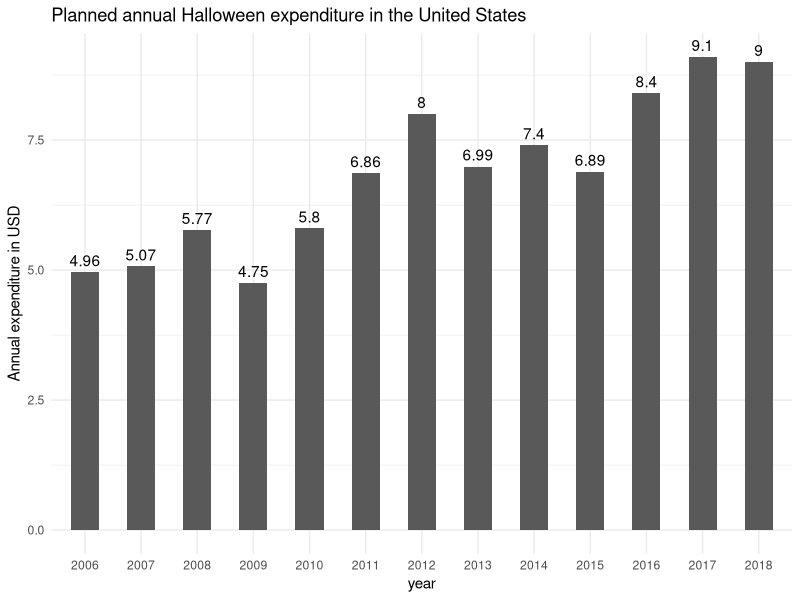
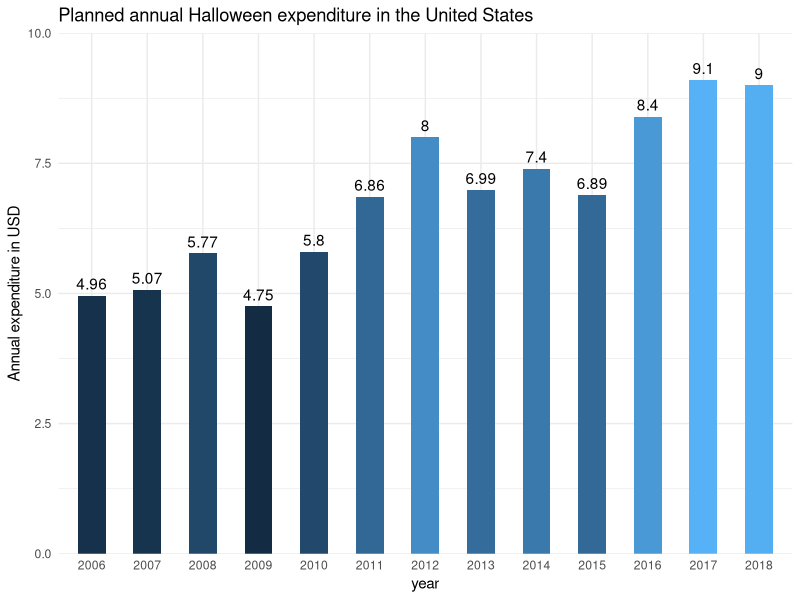

Write R code to recreate these figures, in order.
## ---- chunk 1
knitr::opts_chunk$set(
  echo = TRUE,
  cache = FALSE)

## ---- chunk 2
library(ggplot2)

df = data.frame( year = as.factor(seq(2006, 2018, 1)),
                 expen = as.numeric(c(4.96, 5.07, 5.77, 4.75, 5.8, 6.86, 8, 6.99, 7.4, 6.89, 8.4, 9.1, 9)))

ggplot(data = df, aes(x = year, y = expen, label = expen))+
  geom_bar(stat= "identity", width = 0.5) +
  geom_text(position = 'identity', stat = 'identity', vjust = -0.5) +
  theme_minimal() +
  labs(title="Planned annual Halloween expenditure in the United States") +
  ylab("Annual expenditure in USD") +
  theme(legend.position="none")

## ---- chunk 3

ggplot(data = df, aes(x = year, y = expen, label = expen))+
  geom_bar(stat= "identity", aes(fill = expen), width = 0.5) +
  geom_text(position = 'identity', stat = 'identity', vjust = -0.5) +
  theme_minimal() +
  labs(title="Planned annual Halloween expenditure in the United States") +
  ylab("Annual expenditure in USD") +
  theme(legend.position="none") +
  scale_y_continuous(expand = c(0, 0), limits = c(0,10))
